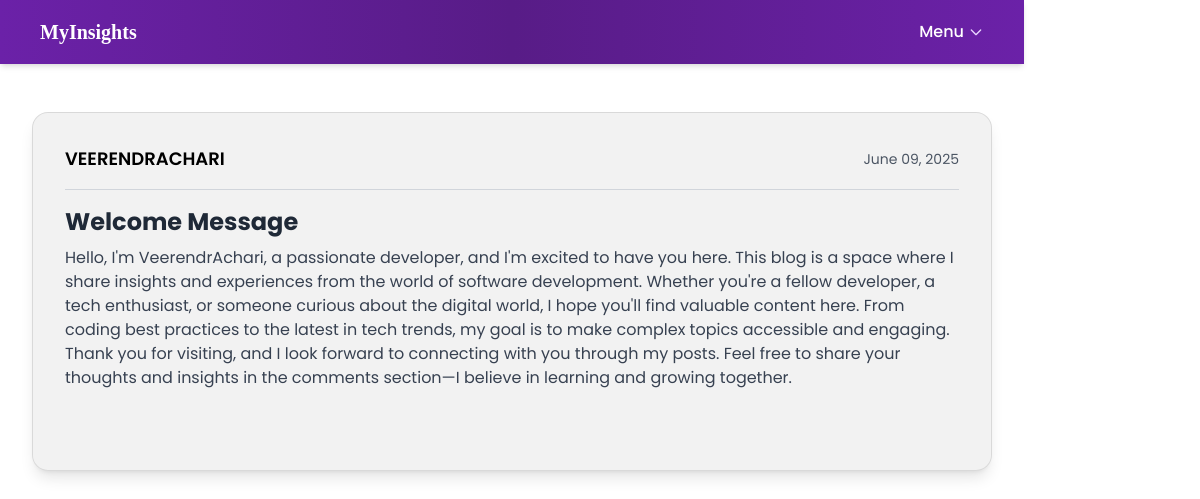
/home/, run on the app's committed database.
### blog/models.py (models this page shows, shortened)
class Posts(models.Model):
    title=models.CharField(max_length=100)
    content=models.TextField()
    date_posted=models.DateTimeField(default=timezone.now)
    author=models.ForeignKey(User,on_delete=models.CASCADE)

### blog/views.py (the view)
# urls.py: path('home/', views.home, name='home'),
def home(request):
    context={
        'posts':Posts.objects.all()
    }
    return render(request, 'blog/home.html',context)

### blog/templates/blog/home.html (shortened to what this page needs)
{% extends 'blog/base.html' %}
{% load static %}
{% block content %}
<nav
  class="bg-gradient-to-r from-blue-700 via-purple-700 to-purple-600 shadow-md
         transition-colors duration-500 ease-in-out"
  x-data="{ mobileOpen: false, dropdownOpen: false }"
  @mouseenter="$el.classList.replace('from-blue-700', 'from-purple-800');
              $el.classList.replace('via-purple-700', 'via-purple-900');
              $el.classList.replace('to-purple-600', 'to-purple-800')"
  @mouseleave="$el.classList.replace('from-purple-800', 'from-blue-700');
              $el.classList.replace('via-purple-900', 'via-purple-700');
              $el.classList.replace('to-purple-800', 'to-purple-600')"
>
  <div class="max-w-7xl mx-auto px-6 sm:px-8 lg:px-10">
    <div class="flex justify-between items-center h-16">
      <a href="#" class="text-xl font-serif font-semibold text-white hover:text-gray-300 transition focus:outline-none">
        MyInsights
      </a>
      <div class="hidden md:flex md:items-center space-x-10">
        <div class="relative">
          <button
            x-data="{ clickCount: 0, lastClickTime: 0 }"
            @click="
              const now = Date.now();
              if (now - lastClickTime < 300) {
                dropdownOpen = false;
                clickCount = 0;
              } else {
                dropdownOpen = true;
                clickCount = 1;
                lastClickTime = now;
              }
            "
            class="flex items-center space-x-1 text-white hover:text-gray-200 font-medium focus:outline-none transition-colors duration-300"
            aria-haspopup="true"
            :aria-expanded="dropdownOpen.toString()"
            aria-controls="desktop-menu"
            type="button"
          >
            <span>Menu</span>
            <svg class="w-4 h-4 text-purple-200" fill="none" stroke="currentColor" stroke-width="2"
              viewBox="0 0 24 24" stroke-linecap="round" stroke-linejoin="round" aria-hidden="true">
              <path d="M19 9l-7 7-7-7" />
            </svg>
          </button>
        </div>
      </div>
    </div>
  </div>
</nav>
<br><br>
<div class="max-w-screen-xl mx-auto px-4 sm:px-6 lg:px-8">
    {% for post in posts %}
    <article class="mb-6">
        <div class="p-4 sm:p-6 lg:p-8 mb-4 rounded-2xl border border-black/10 shadow-lg bg-black/5 backdrop-blur-md transition-shadow duration-300 hover:shadow-xl">
            <div class="flex flex-col sm:flex-row sm:justify-between sm:items-center mb-4 gap-2">
                <h1 class="text-base sm:text-lg font-semibold uppercase text-black">{{ post.author }}</h1>
                <h5 class="text-sm text-gray-600 text-right">{{ post.date_posted|date:"F d, Y" }}</h5>
            </div>
            <hr class="mb-4 border-gray-300" />
            <h3 class="text-xl sm:text-2xl font-bold text-gray-800 mb-2">{{ post.title }}</h3>
            <p class="text-gray-700 leading-relaxed text-sm sm:text-base">{{ post.content }}</p>
            <br><br>
        </div>
    </article>
    {% endfor %}
</div>
{% endblock %}

### blog/templates/blog/base.html (shortened to what this page needs)
<!DOCTYPE html>
<html lang="en">
<head>
</head>
<body>
    <div class="container">
        {% block content %}
        {% endblock %}
    </div>
<script src="https://cdn.tailwindcss.com"></script>
<script src="https://cdn.tailwindcss.com"></script>
</body>
</html>

### data on the page
Posts: author "VEERENDRACHARI", date_posted "June 09, 2025", title "Welcome Message", content "Hello, I'm VeerendrAchari, a passionate developer, and I'm excited to have you here. This blog is a space where I share insights and experiences from the world of software development. Whether you're a fellow developer, a tech enthusiast, or someone curious about the digital world, I hope you'll find valuable content here. From coding best practices to the latest in tech trends, my goal is to make complex topics accessible and engaging. Thank you for visiting, and I look forward to connecting with you through my posts. Feel free to share your thoughts and insights in the comments section—I believe in learning and growing together."
